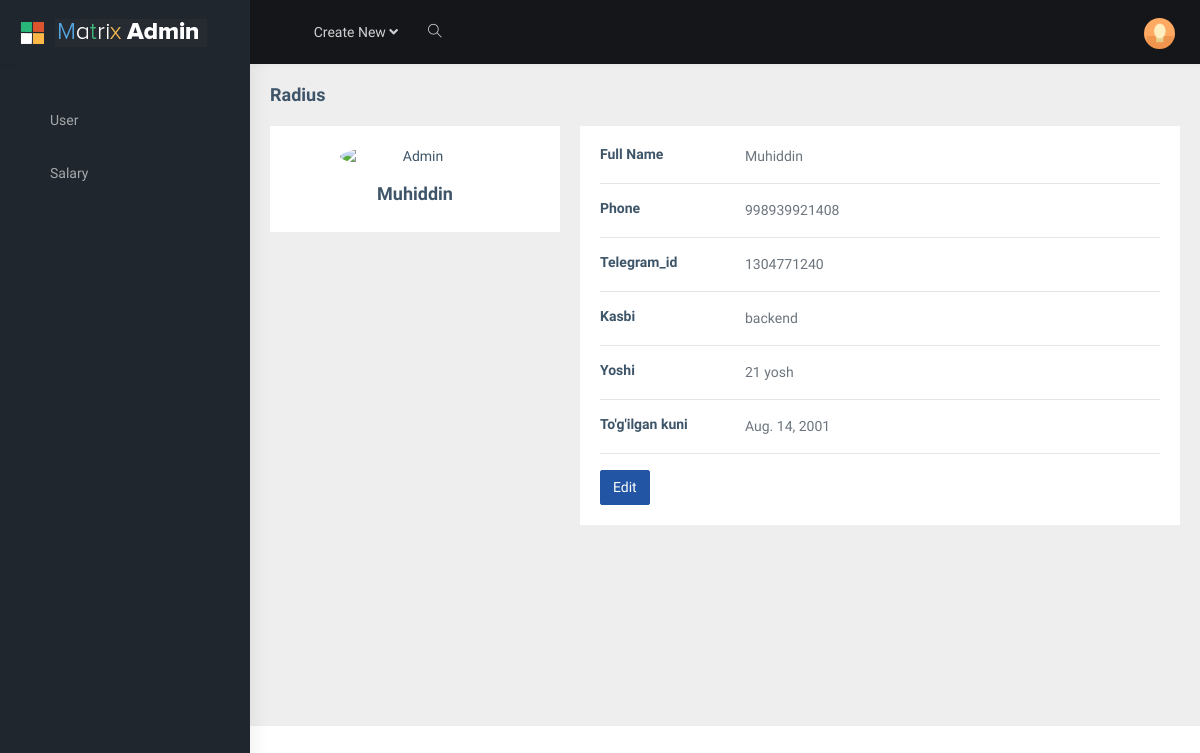
Screenshot of /api/admin/usersprofil/1/ (signed in) with the database file from the repository.
### salary/models.py (models this page shows, shortened)
class Workers(models.Model):
    CHOICES = (
        ('true', 'TRUE'),
        ('false', 'FALSE')
    )
    full_name = models.CharField(max_length=125)
    phone = models.CharField(max_length=12)
    age = models.IntegerField(default=0)
    job = models.CharField(max_length=125)
    birthday = models.DateField(auto_now=False, auto_now_add=False, blank=True, null=True)
    salary = models.IntegerField(default=0)
    telegram_id = models.CharField(max_length=125)
    bons = models.IntegerField(default=0)
    fine = models.IntegerField(default=0)
    give = models.IntegerField(default=0)
    residue = models.IntegerField(default=0)
    step = models.IntegerField(default=0)
    clock_in = models.TimeField(blank=True, null=True)
    clock_out = models.TimeField(blank=True, null=True)
    month = models.DateField(blank=True, null=True)
    image = models.CharField(blank=True, null=True, max_length=125)
    type = models.CharField(max_length=12, blank=True, null=True)
    status = models.CharField(max_length=25, choices=CHOICES, default='true', blank=True, null=True)

### salary/views.py (the view)
# urls.py: path('usersprofil/<int:id>/', userProfilView, name='userprofil'),
def userProfilView(request, id):
    if not request.user.is_authenticated:
        return HttpResponseRedirect(reverse_lazy('login'))
    else:
        user = Workers.objects.get(id=id)
        context = {
            'user': user
        }
        return render(request, 'admin/userprofil.html', context)

### salary/templates/admin/userprofil.html (shortened to what this page needs)
{% extends 'base.html' %}
{% load static %}
{% block content %}
    <div class="main-body">
          <div class="row gutters-sm">
            <div class="col-md-4 mb-3">
              <div class="card">
                <div class="card-body">
                  <div class="d-flex flex-column align-items-center text-center">
                    <img src="https://bootdey.com/img/Content/avatar/avatar7.png" alt="Admin" class="rounded-circle" width="150">
                    <div class="mt-3">
                      <h4>{{user.full_name}}</h4>
                    </div>
                  </div>
                </div>
              </div>
            </div>
            <div class="col-md-8">
              <div class="card mb-3">
                <div class="card-body">
                  <div class="row">
                    <div class="col-sm-3">
                      <h6 class="mb-0">Full Name</h6>
                    </div>
                    <div class="col-sm-9 text-secondary">
                      {{user.full_name}}
                    </div>
                  </div>
                  <hr>
                  <div class="row">
                    <div class="col-sm-3">
                      <h6 class="mb-0">Phone</h6>
                    </div>
                    <div class="col-sm-9 text-secondary">
                      {{user.phone}}
                    </div>
                  </div>
                  <hr>
                  <div class="row">
                    <div class="col-sm-3">
                      <h6 class="mb-0">Telegram_id</h6>
                    </div>
                    <div class="col-sm-9 text-secondary">
                      {{user.telegram_id}}
                    </div>
                  </div>
                  <hr>
                  <div class="row">
                    <div class="col-sm-3">
                      <h6 class="mb-0">Kasbi</h6>
                    </div>
                    <div class="col-sm-9 text-secondary">
                      {{user.job}}
                    </div>
                  </div>
                  <hr>
                  <div class="row">
                    <div class="col-sm-3">
                      <h6 class="mb-0">Yoshi</h6>
                    </div>
                    <div class="col-sm-9 text-secondary">
                      {{user.age}}  yosh
                    </div>
                  </div>
                  <hr>
                  <div class="row">
                    <div class="col-sm-3">
                      <h6 class="mb-0">To'g'ilgan kuni</h6>
                    </div>
                    <div class="col-sm-3 text-secondary">
                      {{user.birthday}}
                    </div>
                  </div>
                  <hr>
                  <div class="row">
                    <div class="col-sm-12">
                      <a class="btn btn-info " target="__blank" href="{% url 'edit_user' user.id %}">Edit</a>
                    </div>
                  </div>
                </div>
              </div>
            </div>
          </div>
        </div>
{% endblock content%}

### rows the page displays
Workers: full_name "Muhiddin", phone "998939921408", telegram_id "1304771240", job "backend", age "21", birthday "Aug. 14, 2001"
